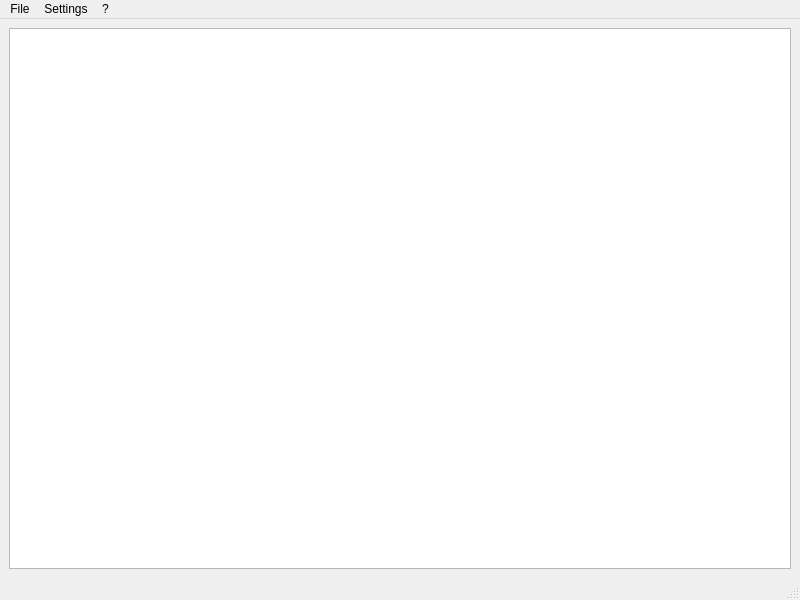
<?xml version="1.0" encoding="UTF-8"?>
<ui version="4.0">
 <class>MainWindow</class>
 <widget class="QMainWindow" name="MainWindow">
  <property name="geometry">
   <rect>
    <x>0</x>
    <y>0</y>
    <width>800</width>
    <height>600</height>
   </rect>
  </property>
  <property name="minimumSize">
   <size>
    <width>800</width>
    <height>600</height>
   </size>
  </property>
  <property name="windowTitle">
   <string>MainWindow</string>
  </property>
  <widget class="QWidget" name="centralwidget">
   <layout class="QGridLayout" name="gridLayout">
    <item row="0" column="0">
     <widget class="QPlainTextEdit" name="plainTextEdit"/>
    </item>
   </layout>
  </widget>
  <widget class="QMenuBar" name="menubar">
   <property name="geometry">
    <rect>
     <x>0</x>
     <y>0</y>
     <width>800</width>
     <height>28</height>
    </rect>
   </property>
   <widget class="QMenu" name="menuFile">
    <property name="title">
     <string>File</string>
    </property>
    <addaction name="separator"/>
    <addaction name="actionOpen"/>
    <addaction name="actionOpen_read_only_mode"/>
    <addaction name="separator"/>
    <addaction name="actionClose"/>
    <addaction name="separator"/>
    <addaction name="actionSave"/>
    <addaction name="actionSaveAs"/>
    <addaction name="separator"/>
    <addaction name="actionExit"/>
   </widget>
   <widget class="QMenu" name="menuSettings">
    <property name="title">
     <string>Settings</string>
    </property>
    <addaction name="actionLanguage"/>
    <addaction name="actionKey_bindings"/>
   </widget>
   <widget class="QMenu" name="menu">
    <property name="title">
     <string>?</string>
    </property>
    <addaction name="actionHelp"/>
   </widget>
   <addaction name="menuFile"/>
   <addaction name="menuSettings"/>
   <addaction name="menu"/>
  </widget>
  <widget class="QStatusBar" name="statusbar"/>
  <action name="actionOpen">
   <property name="text">
    <string>Open</string>
   </property>
  </action>
  <action name="actionOpen_read_only_mode">
   <property name="text">
    <string>Open read only</string>
   </property>
  </action>
  <action name="actionSaveAs">
   <property name="text">
    <string>SaveAs</string>
   </property>
  </action>
  <action name="actionExit">
   <property name="text">
    <string>Exit</string>
   </property>
  </action>
  <action name="actionHelp">
   <property name="text">
    <string>Help</string>
   </property>
  </action>
  <action name="actionLanguage">
   <property name="text">
    <string>Language</string>
   </property>
  </action>
  <action name="actionKey_bindings">
   <property name="text">
    <string>Key bindings</string>
   </property>
  </action>
  <action name="actionSave">
   <property name="text">
    <string>Save</string>
   </property>
  </action>
  <action name="actionClose">
   <property name="text">
    <string>Close</string>
   </property>
  </action>
 </widget>
 <resources/>
 <connections/>
</ui>
